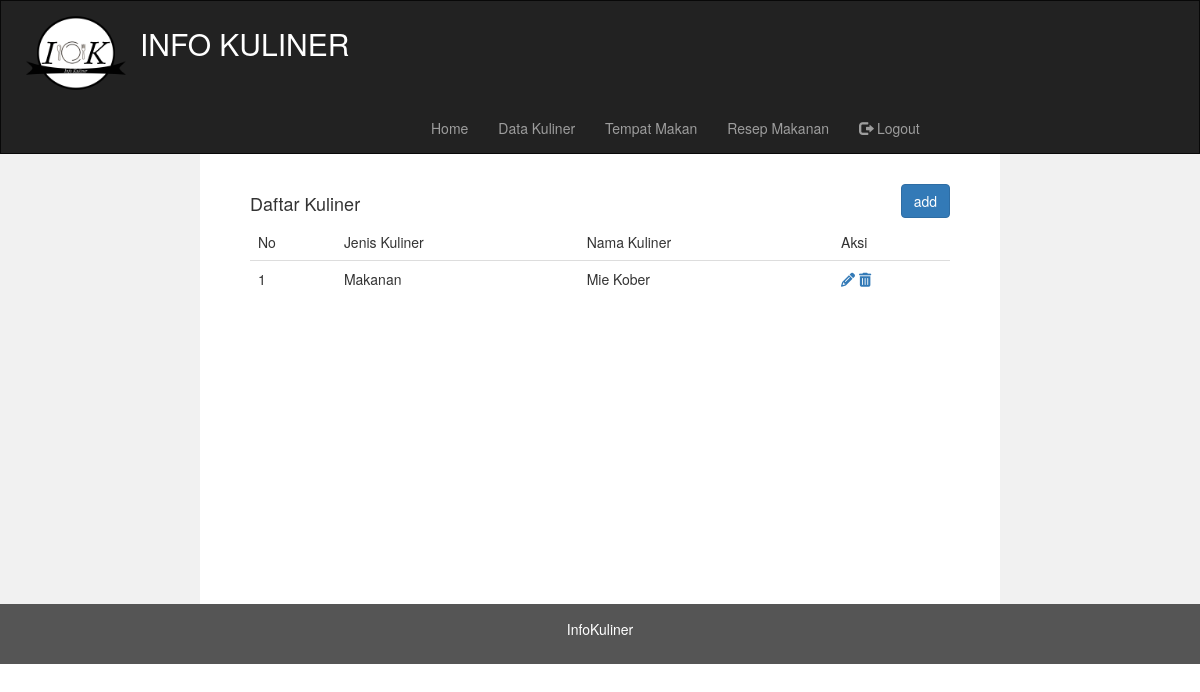
The page /admin/index.php?mod=kuliner (signed in) on the database as committed earlier.
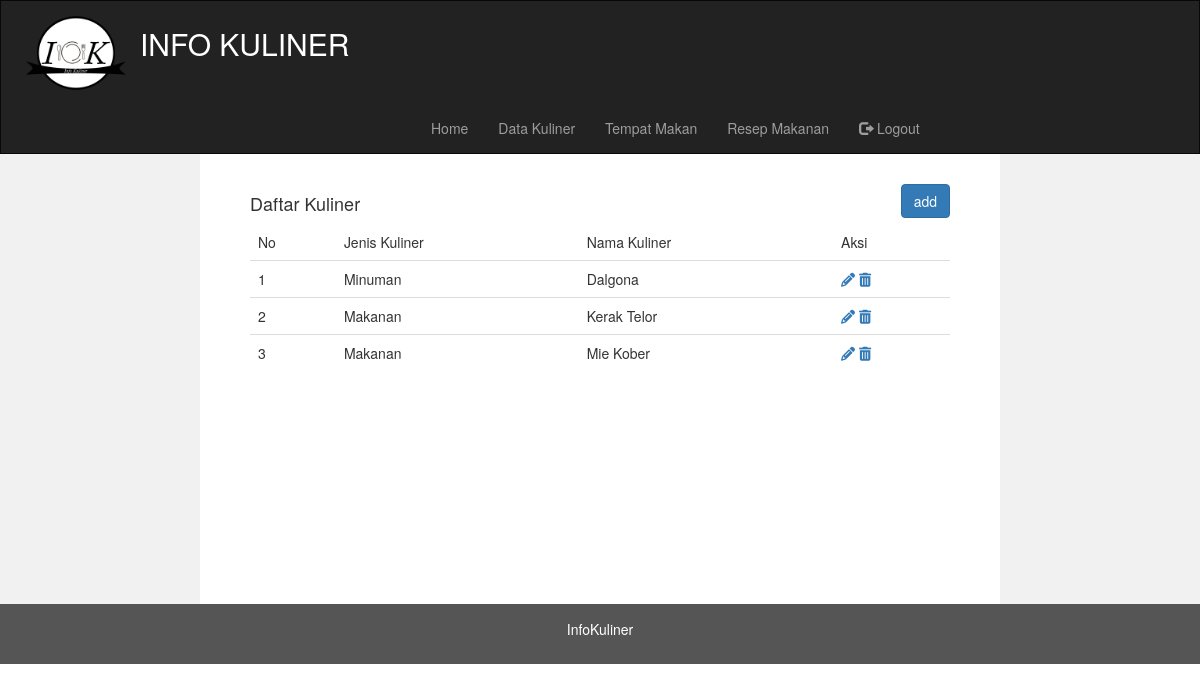
The same page on the database as committed later.
### tables this page shows
CREATE TABLE `data_kuliner` (
  `id` int(11) NOT NULL,
  `Jenis_Kuliner` set('Makanan','Minuman') NOT NULL,
  `Nama_Kuliner` varchar(45) NOT NULL,
  `Keterangan` varchar(100) NOT NULL,
  `id_admin` int(11) DEFAULT NULL,
  `photo` varchar(255) NOT NULL
);

### config/Config.php (called while the page is built, shortened)
<?php
class Config{
    function auth(){
        if(isset($_SESSION['login']['email'])){
            return true;
        }
        else{
            return false;
        }
    }
}
?>

### admin/views/kuliner/tampil.php (the view, shortened to what this page needs)
<div class="all">
<div class="row">
    <div class="pull-left">
        <br>
        <h4 class="daftar">Daftar Kuliner</h4>
    </div>
    <br>
    <div class="pull-right">
        <a href="index.php?mod=kuliner&page=add">
        <button class="btn btn-primary" >add</button>
    </a>
    </div>
</div>
<div class="row">
    <table class="table">
        <thead>
            <tr>
            <td>No</td>
            <td>Jenis Kuliner</td><td>Nama Kuliner</td><td>Aksi</td>
            </tr>
        </thead>
        <tbody>
            <?php if($kuliner != NULL){
                $no=1;
                foreach($kuliner as $row){?>
                <tr>
                    <td><?=$no;?></td><td><?=$row['Jenis_Kuliner'] ?></td><td><?=$row['Nama_Kuliner'];?></td>
                    <td>
                        <a href="index.php?mod=kuliner&page=edit&id=<?=($row["id"])?>"><i class="fa fa-pencil"></i></a>
                        <a href="index.php?mod=kuliner&page=delete&id=<?=($row["id"])?>" onclick="return confirm('Apakah Anda yakin menghapus data ini?')"><i class="fa fa-trash"></i></a>
                    </td>
                </tr>
           <?php $no++; }
            }?>
        </tbody>
    </table>
</div>
</div>

### admin/index.php (shortened to what this page needs)
<?php
include_once '../config/Config.php';
$con = new Config();
if($con->auth()){
switch(@$_GET['mod']){
    case 'kuliner':
        include_once 'controller/kuliner.php';
        break;
}
}
else{
    include_once 'controller/login.php';
}
?>

### admin/controller/kuliner.php (shortened to what this page needs)
<?php
$con->auth();
$conn=$con->koneksi();
switch(@$_GET['page']){
    default:
    $sql = "Select * from data_kuliner";
    $kuliner=$conn->query($sql);
    include_once 'views/kuliner/template.php';
}
?>

### admin/views/kuliner/template.php (shortened to what this page needs)
<!DOCTYPE html>
<html lang="en">
<head>
  <link rel="stylesheet" href="https://maxcdn.bootstrapcdn.com/bootstrap/3.4.1/css/bootstrap.min.css">
</head>
<body>
<nav class="navbar navbar-inverse">
  <div class="container-fluid">
    <div class="navbar-header">
      <img src="../asset/logo2.png">
      <h2>INFO KULINER</h2>
      <div class="menu">
      <ul class="nav navbar-nav">
        <li class=""><a href="index.php?mode=home">Home</a></li>
        <li><a href="index.php?mod=kuliner">Data Kuliner</a></li>
        <li><a href="index.php?mod=tempatmakan">Tempat Makan</a></li>
        <li><a href="index.php?mod=resep">Resep Makanan</a></li>
      <ul class="nav navbar-nav navbar-right">
        <li><a href="./controller/logout.php"><span class="glyphicon glyphicon-log-out"></span> Logout</a></li>
      </ul>
  </div>
      </div>
    </div>
</nav>
<div class="container-fluid text-center">
  <div class="row content">
    <div class="col-sm-2 sidenav">
    </div>
    <div class="col-sm-8 text-left">
      <?php include_once $content; ?>
    </div>
    <div class="col-sm-2 sidenav">
      </div>
    </div>
  </div>
<footer class="container-fluid text-center">
  <p>InfoKuliner</p>
</footer>
</body>
</html>

### admin/views/kuliner/template.php (style rules this page uses)
.navbar { margin-bottom: 0; border-radius: 0; }
img { width: 100px; margin-left: 10px; margin-top:2px; position: relative; }
.navbar h2 { color: white; margin-top: 0px; margin-left: 10px; margin-bottom: 0px; display: inline; }
.menu { margin-left: 400px; display: inline-flexbox; }
.row.content { height: 450px }
.sidenav { padding-top: 20px; background-color: #f1f1f1; height: 100%; }
footer { background-color: #555; color: white; padding: 15px; }

### admin/views/kuliner/tampil.php (style rules this page uses)
.all { padding-top: 10px; padding-left: 50px; padding-right: 50px; }

Rows that differ between the two databases and show on the page:
added data_kuliner: Jenis_Kuliner "Minuman", Nama_Kuliner "Dalgona"
added data_kuliner: Jenis_Kuliner "Makanan", Nama_Kuliner "Kerak Telor"
